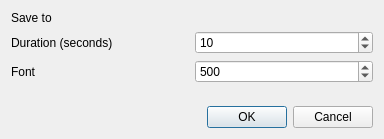
<ui version="4.0" >
 <class>CountDown_UI</class>
 <widget class="QDialog" name="CountDown_UI" >
  <property name="geometry" >
   <rect>
    <x>0</x>
    <y>0</y>
    <width>384</width>
    <height>139</height>
   </rect>
  </property>
  <property name="windowTitle" >
   <string>Dialog</string>
  </property>
  <layout class="QGridLayout" name="gridLayout" >
   <item row="0" column="0" >
    <widget class="QLabel" name="label" >
     <property name="text" >
      <string>Save to</string>
     </property>
    </widget>
   </item>
   <item row="0" column="1" >
    <widget class="KUrlRequester" name="path" />
   </item>
   <item row="1" column="0" >
    <widget class="QLabel" name="duration_label" >
     <property name="text" >
      <string>Duration (seconds)</string>
     </property>
    </widget>
   </item>
   <item row="1" column="1" >
    <widget class="KIntSpinBox" name="duration" >
     <property name="maximum" >
      <number>10000</number>
     </property>
     <property name="value" >
      <number>10</number>
     </property>
    </widget>
   </item>
   <item row="2" column="0" >
    <widget class="QLabel" name="font_label" >
     <property name="text" >
      <string>Font</string>
     </property>
    </widget>
   </item>
   <item row="2" column="1" >
    <widget class="KIntSpinBox" name="font" >
     <property name="maximum" >
      <number>10000</number>
     </property>
     <property name="value" >
      <number>500</number>
     </property>
    </widget>
   </item>
   <item row="3" column="0" >
    <spacer name="verticalSpacer" >
     <property name="orientation" >
      <enum>Qt::Vertical</enum>
     </property>
     <property name="sizeHint" stdset="0" >
      <size>
       <width>20</width>
       <height>40</height>
      </size>
     </property>
    </spacer>
   </item>
   <item row="4" column="0" colspan="2" >
    <widget class="QDialogButtonBox" name="buttonBox" >
     <property name="orientation" >
      <enum>Qt::Horizontal</enum>
     </property>
     <property name="standardButtons" >
      <set>QDialogButtonBox::Cancel|QDialogButtonBox::Ok</set>
     </property>
    </widget>
   </item>
  </layout>
 </widget>
 <customwidgets>
  <customwidget>
   <class>KIntSpinBox</class>
   <extends>QSpinBox</extends>
   <header>knuminput.h</header>
  </customwidget>
  <customwidget>
   <class>KUrlRequester</class>
   <extends>QFrame</extends>
   <header>kurlrequester.h</header>
  </customwidget>
 </customwidgets>
 <resources/>
 <connections>
  <connection>
   <sender>buttonBox</sender>
   <signal>accepted()</signal>
   <receiver>CountDown_UI</receiver>
   <slot>accept()</slot>
   <hints>
    <hint type="sourcelabel" >
     <x>248</x>
     <y>254</y>
    </hint>
    <hint type="destinationlabel" >
     <x>157</x>
     <y>274</y>
    </hint>
   </hints>
  </connection>
  <connection>
   <sender>buttonBox</sender>
   <signal>rejected()</signal>
   <receiver>CountDown_UI</receiver>
   <slot>reject()</slot>
   <hints>
    <hint type="sourcelabel" >
     <x>316</x>
     <y>260</y>
    </hint>
    <hint type="destinationlabel" >
     <x>286</x>
     <y>274</y>
    </hint>
   </hints>
  </connection>
 </connections>
</ui>
